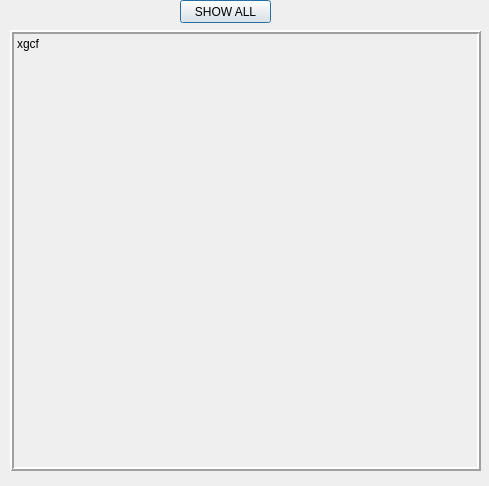
<?xml version="1.0" encoding="UTF-8"?>
<ui version="4.0">
 <class>ShowAllEquitmentForm</class>
 <widget class="QWidget" name="ShowAllEquitmentForm">
  <property name="geometry">
   <rect>
    <x>0</x>
    <y>0</y>
    <width>489</width>
    <height>486</height>
   </rect>
  </property>
  <property name="minimumSize">
   <size>
    <width>489</width>
    <height>486</height>
   </size>
  </property>
  <property name="maximumSize">
   <size>
    <width>489</width>
    <height>486</height>
   </size>
  </property>
  <property name="windowTitle">
   <string>Form</string>
  </property>
  <widget class="QPushButton" name="pushButton">
   <property name="geometry">
    <rect>
     <x>180</x>
     <y>0</y>
     <width>91</width>
     <height>23</height>
    </rect>
   </property>
   <property name="text">
    <string>SHOW ALL</string>
   </property>
   <property name="default">
    <bool>true</bool>
   </property>
  </widget>
  <widget class="QLabel" name="label">
   <property name="geometry">
    <rect>
     <x>10</x>
     <y>30</y>
     <width>471</width>
     <height>441</height>
    </rect>
   </property>
   <property name="styleSheet">
    <string notr="true"/>
   </property>
   <property name="frameShape">
    <enum>QFrame::Box</enum>
   </property>
   <property name="frameShadow">
    <enum>QFrame::Raised</enum>
   </property>
   <property name="lineWidth">
    <number>2</number>
   </property>
   <property name="text">
    <string>xgcf</string>
   </property>
   <property name="textFormat">
    <enum>Qt::PlainText</enum>
   </property>
   <property name="alignment">
    <set>Qt::AlignLeading|Qt::AlignLeft|Qt::AlignTop</set>
   </property>
  </widget>
 </widget>
 <resources/>
 <connections/>
</ui>
